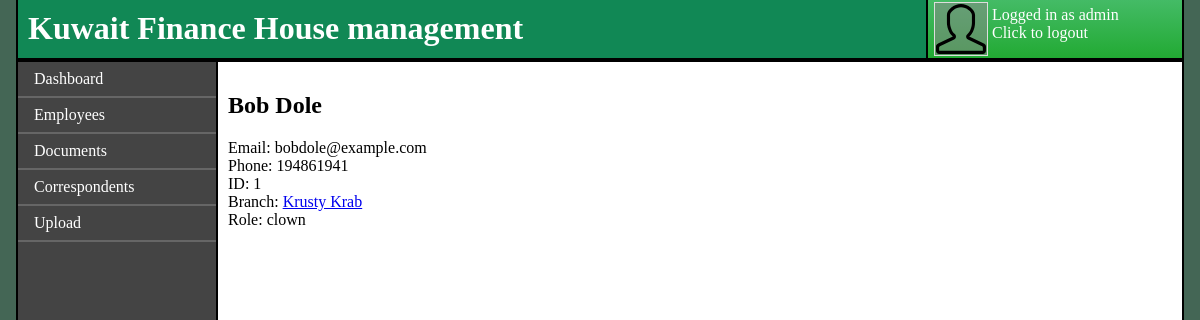
The page /employees/details/1 (signed in) on the database as committed earlier.
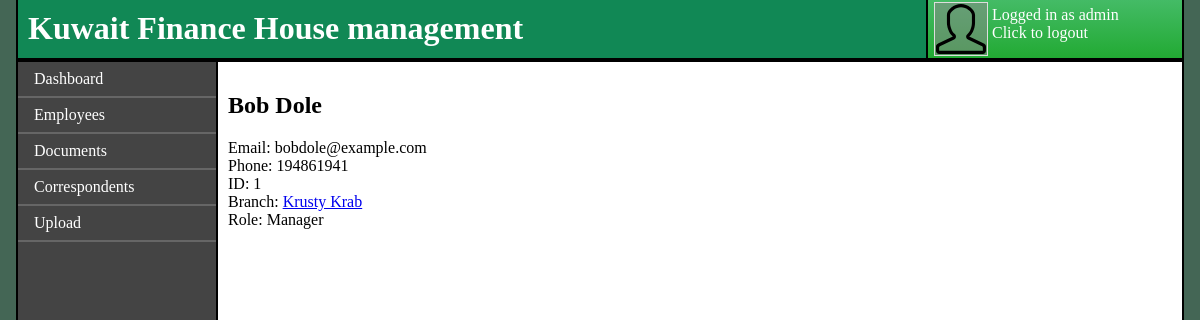
The same page on the database as committed later.
### home/models.py (models this page shows)
class Employee(models.Model):
    id = models.AutoField(primary_key=True)
    first_name = models.CharField(max_length=50)
    middle_name = models.CharField(max_length=50, null=True)
    last_name = models.CharField(max_length=50, null=True)
    email = models.CharField(max_length=50)
    password = models.CharField(max_length=50, blank=True, null=True)
    phone = models.CharField(max_length=16, null=True)
    branch = models.ForeignKey("Branch", on_delete=models.PROTECT)
    role = models.ForeignKey("Role", on_delete=models.PROTECT)

class Branch(models.Model):
    id = models.AutoField(primary_key=True)
    name = models.CharField(max_length=50)
    address = models.CharField(max_length=150)

class Role(models.Model):
    id = models.AutoField(primary_key=True)
    name = models.CharField(max_length=50)

### home/views.py (the view)
# urls.py: path("employees/details/<int:id>", views.EmployeeDetails, name="employee_details"),
@login_required
def EmployeeDetails(request, id):
    employee = Employee.objects.get(id=id)
    context = {
        'employee': employee
    }
    return render(request, 'employee-details.html', context)

### home/templates/employee-details.html (shortened to what this page needs)
{% extends "master.html" %}
{% block content %}
    <h2>
        {{ employee.first_name }}
        {% if employee.last_name != null %}
            {{ employee.last_name }}
        {% endif %}
    </h2>
    <p>
        Email: {{ employee.email }}<br>
        Phone: {{ employee.phone }}<br>
        ID: {{ employee.id }}<br>
        Branch: <a href="TBA">{{ employee.branch.name }}</a><br>
        Role: {{ employee.role.name }}
    </p>
{% endblock %}

### home/templates/master.html (shortened to what this page needs)
{% load static %}
<!DOCTYPE html>
<html lang="en">
<head>
    <link rel="stylesheet" href="{% static 'styles.css' %}">
</head>
<body>
<header>
    <h1>Kuwait Finance House management</h1>
    {% if not request.user.is_authenticated %}
        <a id="login-button" href="{% url 'login' %}">
            <img src="{% static 'img/user_icon.svg' %}" alt="profile picture">
            <span>Click here to login</span>
        </a>
    {% else %}
        <a id="login-button" href="{% url 'logout' %}">
            <img src="{% static 'img/user_icon.svg' %}" alt="profile picture">
            <span>Logged in as {{ request.user.username }}<br>
            Click to logout</span>
        </a>
    {% endif %}
</header>
<nav>
    <a href="{% url 'index' %}">Dashboard</a>
    <a href="{% url 'employees' %}">Employees</a>
    <a href="{% url 'documents' %}">Documents</a>
    <a href="{% url 'correspondents' %}">Correspondents</a>
    <a href="{% url 'upload' %}">Upload</a>
</nav>
<div id="content-main">
    {% block content %}{% endblock %}
</div>
</body>
</html>

### home/static/styles.css (style rules this page uses)
html { background-color: #465; height: 100%; margin: 0 auto; max-width: 73em; }
body { display: grid; grid-template-rows: 62px auto; grid-template-columns: 200px auto; border-left: 2px solid #000; border-right: 2px solid #000; background-color: white; min-height: 100%; margin: 0; }
header { grid-row: 1; grid-column: 1 / 3; background-color: #185; color: white; border-bottom: 4px solid #000; position: relative; overflow: hidden; }
header h1 { margin: 0; padding: 10px; white-space: nowrap; position: absolute; }
header #login-button { padding: 2px; color: white; text-decoration: none; width: 250px; z-index: 4; position: absolute; right: 0; background: linear-gradient(#4B6, #2A3); border-left: 2px solid #000; }
header #login-button img { float: left; margin: auto 4px auto 4px; width: 50px; height: 50px; border: 1px solid #DDD; padding: 1px; background-color: #8888; }
header #login-button span { padding: 4px; display: block; }
nav { grid-row: 2; grid-column: 1; display: flex; flex-flow: column; background-color: #444; border-right: 2px solid #000; }
nav a { text-decoration: none; color: white; padding: 0.5em 1em; border-bottom: 2px solid #666; }
#content-main { grid-row: 2; grid-column: 2; padding: 10px; float:left; background-color: white; }

Rows that differ between the two databases and show on the page:
changed through a linked row, Employee "Bob": role.name "clown" → "Manager"
